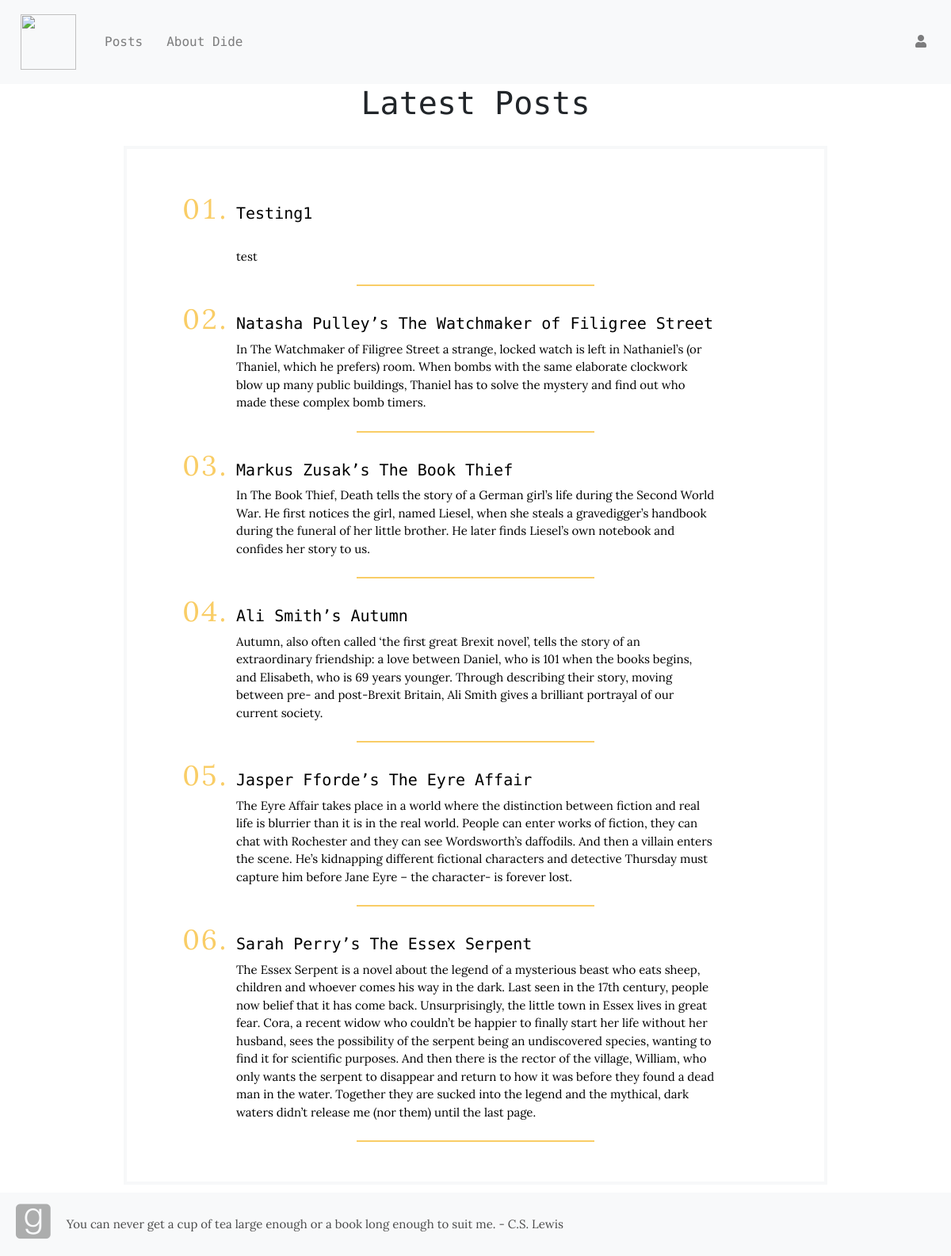
The page /blog/ on the database as committed earlier.
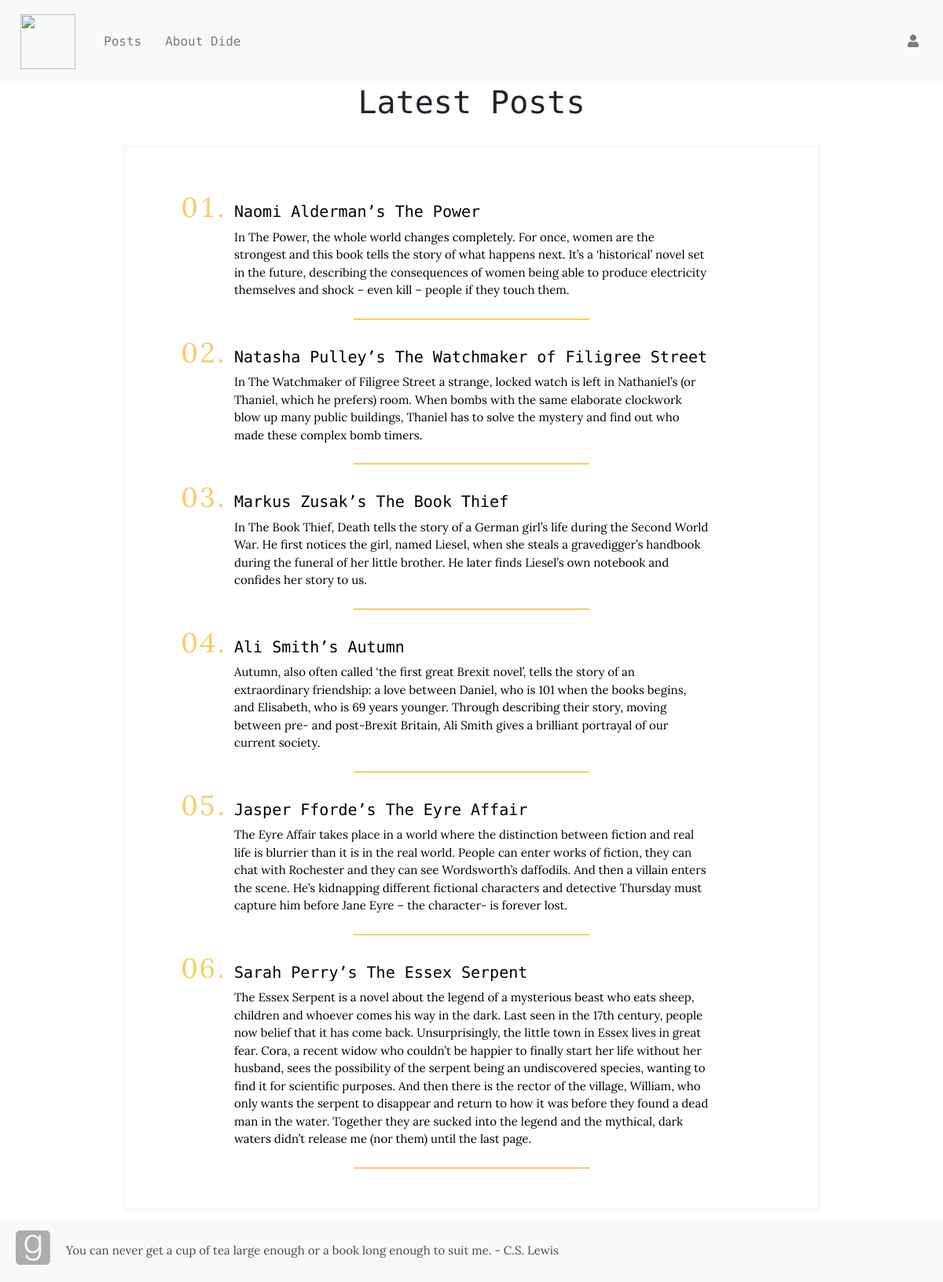
The same page on the database as committed later.
### book_app/models.py (models this page shows, shortened)
class Blog(models.Model):
  title = models.CharField(max_length=200, unique=True)
  intro = models.TextField()
  body = models.TextField()
  posted = models.DateField(db_index=True, auto_now_add=True)
  author = models.ForeignKey(
          get_user_model(),
          on_delete=models.CASCADE,
          default=1,
          )

### book_app/views.py (the view)
# urls.py: path('blog/',views.BlogListView.as_view(),name='blog_list'),
class BlogListView(ListView):
  model = Blog
  ordering = ['-posted']

### book_app/templates/book_app/blog_list.html
{% extends "book_app/base.html" %}
{% block body_block %}
<h1>Latest Posts</h1>
<div class="container-list">
  <ol id="blog-list">
{% for blog in blog_list %}
    <div class="blog-single">
      <li><a id="blog-title" href="{% url 'book_app:blog_detail' pk=blog.pk %}">{{ blog.title }}</a></li>
      <a id="blog-intro" href="{% url 'book_app:blog_detail' pk=blog.pk %}">{{ blog.intro }}</a>
    </div>
  <hr id="list-line">
{% endfor %}
  </ol>
</div>
{% endblock %}

Rows that differ between the two databases and show on the page:
changed Blog: title "Testing1" → "Naomi Alderman’s The Power"; intro "test" → "In The Power, the whole world changes completely. For once, women are the strongest and this book tells the story of what happens next. It’s a ‘historical’ novel set in the future, describing the consequences of women being able to produce electricity themselves and shock – even kill – people if they touch them."
